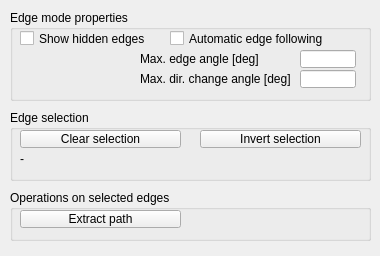
<?xml version="1.0" encoding="UTF-8"?>
<ui version="4.0">
 <class>CQDlgEdgeEdit</class>
 <widget class="QDialog" name="CQDlgEdgeEdit">
  <property name="geometry">
   <rect>
    <x>0</x>
    <y>0</y>
    <width>380</width>
    <height>256</height>
   </rect>
  </property>
  <property name="windowTitle">
   <string>Dialog</string>
  </property>
  <property name="locale">
   <locale language="English" country="UnitedStates"/>
  </property>
  <widget class="QGroupBox" name="groupBox">
   <property name="geometry">
    <rect>
     <x>10</x>
     <y>190</y>
     <width>361</width>
     <height>51</height>
    </rect>
   </property>
   <property name="title">
    <string>Operations on selected edges</string>
   </property>
   <property name="flat">
    <bool>false</bool>
   </property>
   <widget class="QToolButton" name="qqMakePath">
    <property name="geometry">
     <rect>
      <x>10</x>
      <y>20</y>
      <width>161</width>
      <height>18</height>
     </rect>
    </property>
    <property name="focusPolicy">
     <enum>Qt::StrongFocus</enum>
    </property>
    <property name="text">
     <string>Extract path</string>
    </property>
   </widget>
  </widget>
  <widget class="QGroupBox" name="groupBox_2">
   <property name="geometry">
    <rect>
     <x>10</x>
     <y>10</y>
     <width>361</width>
     <height>91</height>
    </rect>
   </property>
   <property name="title">
    <string>Edge mode properties</string>
   </property>
   <property name="flat">
    <bool>false</bool>
   </property>
   <widget class="QCheckBox" name="qqShowHiddenEdges">
    <property name="geometry">
     <rect>
      <x>10</x>
      <y>20</y>
      <width>161</width>
      <height>17</height>
     </rect>
    </property>
    <property name="focusPolicy">
     <enum>Qt::StrongFocus</enum>
    </property>
    <property name="text">
     <string>Show hidden edges</string>
    </property>
   </widget>
   <widget class="QCheckBox" name="qqAutoFollowing">
    <property name="geometry">
     <rect>
      <x>160</x>
      <y>20</y>
      <width>161</width>
      <height>17</height>
     </rect>
    </property>
    <property name="focusPolicy">
     <enum>Qt::StrongFocus</enum>
    </property>
    <property name="text">
     <string>Automatic edge following</string>
    </property>
   </widget>
   <widget class="QLabel" name="label">
    <property name="geometry">
     <rect>
      <x>130</x>
      <y>40</y>
      <width>161</width>
      <height>18</height>
     </rect>
    </property>
    <property name="text">
     <string>Max. edge angle [deg]</string>
    </property>
   </widget>
   <widget class="QLineEdit" name="qqEdgeAngle">
    <property name="geometry">
     <rect>
      <x>290</x>
      <y>40</y>
      <width>56</width>
      <height>18</height>
     </rect>
    </property>
   </widget>
   <widget class="QLabel" name="label_2">
    <property name="geometry">
     <rect>
      <x>130</x>
      <y>60</y>
      <width>161</width>
      <height>18</height>
     </rect>
    </property>
    <property name="text">
     <string>Max. dir. change angle [deg]</string>
    </property>
   </widget>
   <widget class="QLineEdit" name="qqDirectionChangeAngle">
    <property name="geometry">
     <rect>
      <x>290</x>
      <y>60</y>
      <width>56</width>
      <height>18</height>
     </rect>
    </property>
   </widget>
  </widget>
  <widget class="QGroupBox" name="groupBox_3">
   <property name="geometry">
    <rect>
     <x>10</x>
     <y>110</y>
     <width>361</width>
     <height>71</height>
    </rect>
   </property>
   <property name="title">
    <string>Edge selection</string>
   </property>
   <property name="flat">
    <bool>false</bool>
   </property>
   <widget class="QToolButton" name="qqClearSelection">
    <property name="geometry">
     <rect>
      <x>10</x>
      <y>20</y>
      <width>161</width>
      <height>18</height>
     </rect>
    </property>
    <property name="focusPolicy">
     <enum>Qt::StrongFocus</enum>
    </property>
    <property name="text">
     <string>Clear selection</string>
    </property>
   </widget>
   <widget class="QToolButton" name="qqInvertSelection">
    <property name="geometry">
     <rect>
      <x>190</x>
      <y>20</y>
      <width>161</width>
      <height>18</height>
     </rect>
    </property>
    <property name="focusPolicy">
     <enum>Qt::StrongFocus</enum>
    </property>
    <property name="text">
     <string>Invert selection</string>
    </property>
   </widget>
   <widget class="QLabel" name="qqInfo">
    <property name="geometry">
     <rect>
      <x>10</x>
      <y>40</y>
      <width>341</width>
      <height>18</height>
     </rect>
    </property>
    <property name="text">
     <string>-</string>
    </property>
   </widget>
  </widget>
 </widget>
 <tabstops>
  <tabstop>qqShowHiddenEdges</tabstop>
  <tabstop>qqAutoFollowing</tabstop>
  <tabstop>qqEdgeAngle</tabstop>
  <tabstop>qqDirectionChangeAngle</tabstop>
  <tabstop>qqClearSelection</tabstop>
  <tabstop>qqInvertSelection</tabstop>
  <tabstop>qqMakePath</tabstop>
 </tabstops>
 <resources/>
 <connections/>
</ui>
